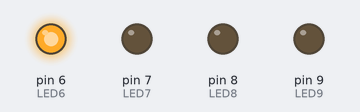
Bench run of a sketch on a simulated Arduino Uno, built with avr-gcc and run on an emulated ATmega328P. On the bench: output pins drawn as LEDs (lit = HIGH).

Above: at 0.05 s.
At 0.4 s:
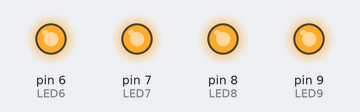
Timing chart, 0 to 1.9 s (numbered marks = the images above):
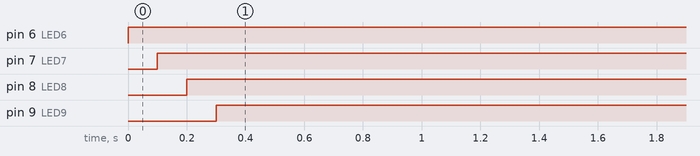

The sketch:

EncenderFocos.ino
```cpp
#define LED6 6
#define LED7 7
#define LED8 8
#define LED9 9
#define DELAY 100


void setup() {
  pinMode(LED6, OUTPUT);
  pinMode(LED7, OUTPUT);
  pinMode(LED8, OUTPUT);
  pinMode(LED9, OUTPUT);

}

void loop() {
  digitalWrite(LED6, HIGH);
  delay(DELAY);
  //digitalWrite(LED6, LOW);
  digitalWrite(LED7, HIGH);
  delay(DELAY);
  //digitalWrite(LED7, LOW);
  digitalWrite(LED8, HIGH);
  delay(DELAY);
  //digitalWrite(LED8, LOW);
  digitalWrite(LED9, HIGH);
  delay(DELAY);
  //digitalWrite(LED9, LOW);
}
```

Measured:
- by itself, pin 6 (LED6): LOW → HIGH at 0.00 s
- by itself, pin 7 (LED7): LOW → HIGH at 0.10 s
- by itself, pin 8 (LED8): LOW → HIGH at 0.20 s
- by itself, pin 9 (LED9): LOW → HIGH at 0.30 s
